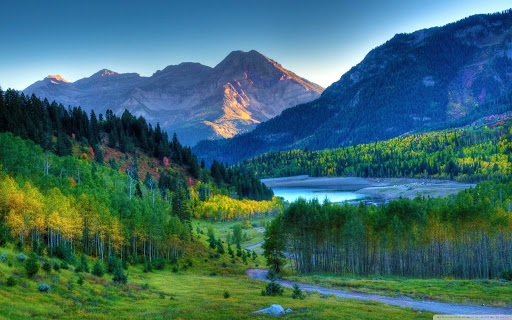
#> input picture CLASE11/random_scene.jpg, 512 x 320 px
$ python histo_numpy_bgr.py
#> lines starting #> are read from the running program, lines starting #| are printed output that depends on the picture
import cv2
import matplotlib.pyplot as plt
help(cv2.calcHist)

image_as_BGR = cv2.imread("random_scene.jpg")
#> image_as_BGR is the input picture: shape (320, 512, 3); mean B, G, R 107, 105.7, 60.1
image_as_GRAY = cv2.cvtColor(image_as_BGR, cv2.COLOR_BGR2GRAY)
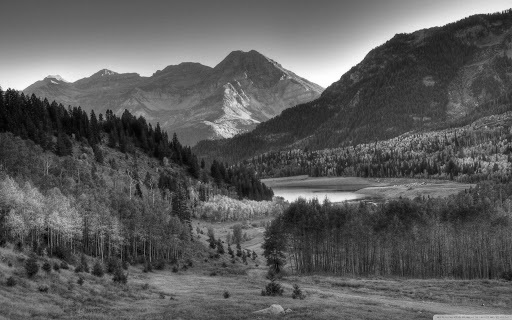
#> image_as_GRAY: shape (320, 512); min 1, max 255, mean 92.2

histogram_for_blue = cv2.calcHist([image_as_BGR],[0],None,[256],[0,256])
#> histogram_for_blue = 256 values, max 1478 at index 37, min 87 at index 2, mean 640
histogram_for_green = cv2.calcHist([image_as_BGR],[1],None,[256],[0,256])
#> histogram_for_green = 256 values, max 1797 at index 111, min 2 at index 0, mean 640
histogram_for_red = cv2.calcHist([image_as_BGR],[2],None,[256],[0,256])
#> histogram_for_red = 256 values, max 3071 at index 0, min 24 at index 245, mean 640

plt.plot(histogram_for_red, color = "r")
plt.plot(histogram_for_green, color = "g")
plt.plot(histogram_for_blue, color = "b")
plt.show()
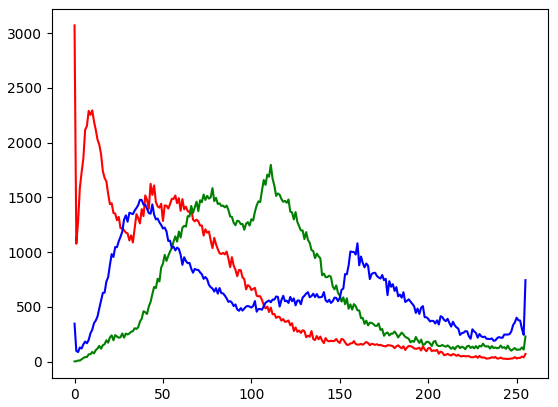
#> figure drawn by matplotlib, 1 panel; curve peaks at x = 0, y = 3071; curve peaks at x = 111, y = 1797; curve peaks at x = 37, y = 1478
cv2.imshow("imagen",image_as_BGR)
cv2.imshow("imagen_as_GRAY",image_as_GRAY)
cv2.waitKey(0)

#calcHist(images, channels, mask, histSize, ranges[, hist[, accumulate]]) -> hist

$ run again, with CLASE11/image5.jpg copied over CLASE11/random_scene.jpg
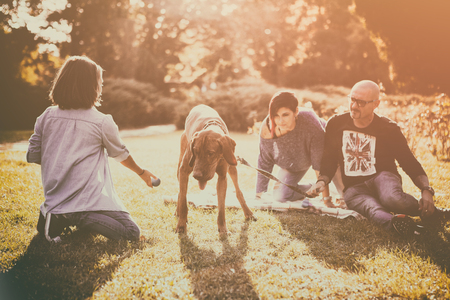
#> input picture CLASE11/image5.jpg, 450 x 300 px
#> image_as_BGR is the input picture: shape (300, 450, 3); mean B, G, R 111.1, 144.4, 178.6
#> `image_as_GRAY = cv2.cvtColor(image_as_BGR, cv2.COLOR_BGR2GRAY)`:
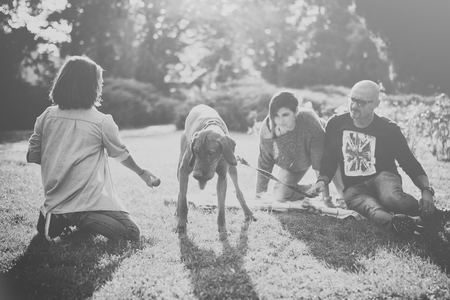
#> image_as_GRAY: shape (300, 450); min 55, max 229, mean 150.9
#> histogram_for_blue = 256 values, max 2057 at index 82, min 0 at index 0, mean 527.3
#> histogram_for_green = 256 values, max 1342 at index 124, min 0 at index 0, mean 527.3
#> histogram_for_red = 256 values, max 2659 at index 213, min 0 at index 0, mean 527.3
#> `plt.show()`:
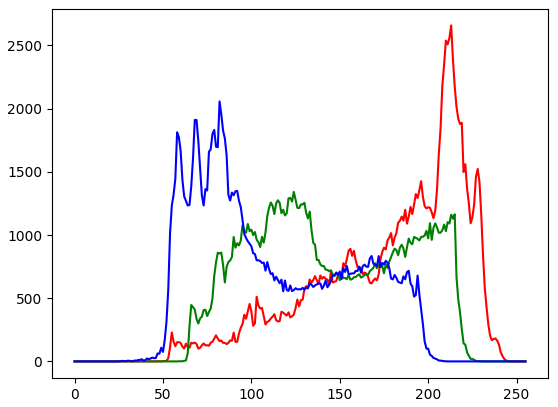
#> figure drawn by matplotlib, 1 panel; curve peaks at x = 213, y = 2659; curve peaks at x = 124, y = 1342; curve peaks at x = 82, y = 2057
